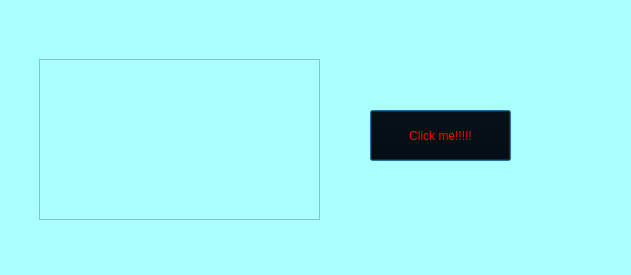
<?xml version="1.0" encoding="UTF-8"?>
<ui version="4.0">
 <class>Dialog</class>
 <widget class="QDialog" name="Dialog">
  <property name="geometry">
   <rect>
    <x>0</x>
    <y>0</y>
    <width>631</width>
    <height>275</height>
   </rect>
  </property>
  <property name="windowTitle">
   <string>QFrame</string>
  </property>
  <property name="windowIcon">
   <iconset>
    <normaloff>Resources/i.jpg</normaloff>Resources/i.jpg</iconset>
  </property>
  <property name="styleSheet">
   <string notr="true">background-color: rgb(170, 255, 255);</string>
  </property>
  <widget class="QPushButton" name="pushButton">
   <property name="geometry">
    <rect>
     <x>370</x>
     <y>110</y>
     <width>141</width>
     <height>51</height>
    </rect>
   </property>
   <property name="styleSheet">
    <string notr="true">color: rgb(255, 0, 0);
background-color: rgb(0, 0, 0);</string>
   </property>
   <property name="text">
    <string>Click me!!!!!</string>
   </property>
  </widget>
  <widget class="QFrame" name="frame">
   <property name="geometry">
    <rect>
     <x>39</x>
     <y>59</y>
     <width>281</width>
     <height>161</height>
    </rect>
   </property>
   <property name="frameShape">
    <enum>QFrame::StyledPanel</enum>
   </property>
   <property name="frameShadow">
    <enum>QFrame::Raised</enum>
   </property>
  </widget>
 </widget>
 <resources/>
 <connections/>
</ui>
